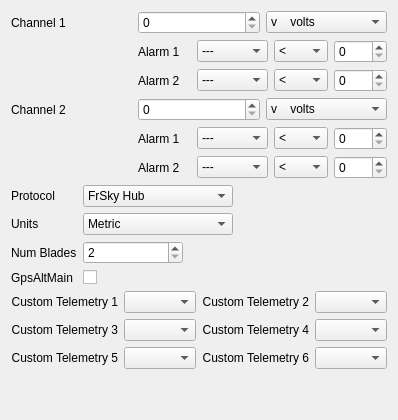
     <widget class="QWidget" name="tab">
      <attribute name="title">
       <string>FrSky</string>
      </attribute>
      <layout class="QVBoxLayout" name="verticalLayout">
       <item>
        <layout class="QGridLayout" name="gridLayout_22">
         <item row="0" column="0">
          <widget class="QLabel" name="label_104">
           <property name="text">
            <string>Channel 1</string>
           </property>
          </widget>
         </item>
         <item row="0" column="2">
          <widget class="QComboBox" name="frsky_type_0">
           <item>
            <property name="text">
             <string>v    volts</string>
            </property>
           </item>
           <item>
            <property name="text">
             <string>---  raw</string>
            </property>
           </item>
           <item>
            <property name="text">
             <string>V    volts x 2</string>
            </property>
           </item>
           <item>
            <property name="text">
             <string>A    Amps</string>
            </property>
           </item>
          </widget>
         </item>
         <item row="1" column="1" colspan="2">
          <layout class="QGridLayout" name="gridLayout_21">
           <item row="0" column="0">
            <widget class="QLabel" name="label_105">
             <property name="text">
              <string>Alarm 1</string>
             </property>
            </widget>
           </item>
           <item row="0" column="1">
            <widget class="QComboBox" name="frsky_level_0_0">
             <item>
              <property name="text">
               <string>---</string>
              </property>
             </item>
             <item>
              <property name="text">
               <string>Yellow</string>
              </property>
             </item>
             <item>
              <property name="text">
               <string>Orange</string>
              </property>
             </item>
             <item>
              <property name="text">
               <string>Red</string>
              </property>
             </item>
            </widget>
           </item>
           <item row="0" column="2">
            <widget class="QComboBox" name="frsky_gr_0_0">
             <item>
              <property name="text">
               <string>&lt;</string>
              </property>
             </item>
             <item>
              <property name="text">
               <string>&gt;</string>
              </property>
             </item>
            </widget>
           </item>
           <item row="1" column="0">
            <widget class="QLabel" name="label_109">
             <property name="text">
              <string>Alarm 2</string>
             </property>
            </widget>
           </item>
           <item row="1" column="1">
            <widget class="QComboBox" name="frsky_level_0_1">
             <item>
              <property name="text">
               <string>---</string>
              </property>
             </item>
             <item>
              <property name="text">
               <string>Yellow</string>
              </property>
             </item>
             <item>
              <property name="text">
               <string>Orange</string>
              </property>
             </item>
             <item>
              <property name="text">
               <string>Red</string>
              </property>
             </item>
            </widget>
           </item>
           <item row="1" column="2">
            <widget class="QComboBox" name="frsky_gr_0_1">
             <item>
              <property name="text">
               <string>&lt;</string>
              </property>
             </item>
             <item>
              <property name="text">
               <string>&gt;</string>
              </property>
             </item>
            </widget>
           </item>
           <item row="1" column="3">
            <widget class="QSpinBox" name="frsky_val_0_1">
             <property name="maximum">
              <number>255</number>
             </property>
            </widget>
           </item>
           <item row="0" column="3">
            <widget class="QSpinBox" name="frsky_val_0_0">
             <property name="maximum">
              <number>255</number>
             </property>
            </widget>
           </item>
          </layout>
         </item>
         <item row="0" column="1">
          <widget class="QSpinBox" name="frsky_ratio_0">
           <property name="maximum">
            <number>255</number>
           </property>
          </widget>
         </item>
        </layout>
       </item>
       <item>
        <layout class="QGridLayout" name="gridLayout_23">
         <item row="0" column="0">
          <widget class="QLabel" name="label_110">
           <property name="text">
            <string>Channel 2</string>
           </property>
          </widget>
         </item>
         <item row="0" column="2">
          <widget class="QComboBox" name="frsky_type_1">
           <item>
            <property name="text">
             <string>v    volts</string>
            </property>
           </item>
           <item>
            <property name="text">
             <string>---   raw</string>
            </property>
           </item>
           <item>
            <property name="text">
             <string>V     volts x 2</string>
            </property>
           </item>
           <item>
            <property name="text">
             <string>A     Amps</string>
            </property>
           </item>
          </widget>
         </item>
         <item row="1" column="1" colspan="2">
          <layout class="QGridLayout" name="gridLayout_24">
           <item row="0" column="0">
            <widget class="QLabel" name="label_111">
             <property name="text">
              <string>Alarm 1</string>
             </property>
            </widget>
           </item>
           <item row="0" column="1">
            <widget class="QComboBox" name="frsky_level_1_0">
             <item>
              <property name="text">
               <string>---</string>
              </property>
             </item>
             <item>
              <property name="text">
               <string>Yellow</string>
              </property>
             </item>
             <item>
              <property name="text">
               <string>Orange</string>
              </property>
             </item>
             <item>
              <property name="text">
               <string>Red</string>
              </property>
             </item>
            </widget>
           </item>
           <item row="0" column="2">
            <widget class="QComboBox" name="frsky_gr_1_0">
             <item>
              <property name="text">
               <string>&lt;</string>
              </property>
             </item>
             <item>
              <property name="text">
               <string>&gt;</string>
              </property>
             </item>
            </widget>
           </item>
           <item row="1" column="0">
            <widget class="QLabel" name="label_112">
             <property name="text">
              <string>Alarm 2</string>
             </property>
            </widget>
           </item>
           <item row="1" column="1">
            <widget class="QComboBox" name="frsky_level_1_1">
             <item>
              <property name="text">
               <string>---</string>
              </property>
             </item>
             <item>
              <property name="text">
               <string>Yellow</string>
              </property>
             </item>
             <item>
              <property name="text">
               <string>Orange</string>
              </property>
             </item>
             <item>
              <property name="text">
               <string>Red</string>
              </property>
             </item>
            </widget>
           </item>
           <item row="1" column="2">
            <widget class="QComboBox" name="frsky_gr_1_1">
             <item>
              <property name="text">
               <string>&lt;</string>
              </property>
             </item>
             <item>
              <property name="text">
               <string>&gt;</string>
              </property>
             </item>
            </widget>
           </item>
           <item row="1" column="3">
            <widget class="QSpinBox" name="frsky_val_1_1">
             <property name="maximum">
              <number>255</number>
             </property>
            </widget>
           </item>
           <item row="0" column="3">
            <widget class="QSpinBox" name="frsky_val_1_0">
             <property name="maximum">
              <number>255</number>
             </property>
            </widget>
           </item>
          </layout>
         </item>
         <item row="0" column="1">
          <widget class="QSpinBox" name="frsky_ratio_1">
           <property name="maximum">
            <number>255</number>
           </property>
          </widget>
         </item>
        </layout>
       </item>
       <item>
        <layout class="QFormLayout" name="formLayout_3">
         <property name="verticalSpacing">
          <number>6</number>
         </property>
         <item row="0" column="0">
          <widget class="QLabel" name="label_122">
           <property name="maximumSize">
            <size>
             <width>100</width>
             <height>16777215</height>
            </size>
           </property>
           <property name="text">
            <string>Protocol</string>
           </property>
          </widget>
         </item>
         <item row="0" column="1">
          <widget class="QComboBox" name="HubComboBox">
           <property name="maximumSize">
            <size>
             <width>150</width>
             <height>16777215</height>
            </size>
           </property>
           <property name="maxVisibleItems">
            <number>2</number>
           </property>
           <item>
            <property name="text">
             <string>FrSky Hub</string>
            </property>
           </item>
           <item>
            <property name="text">
             <string>WingShadow How High</string>
            </property>
           </item>
          </widget>
         </item>
         <item row="1" column="0">
          <widget class="QLabel" name="label_123">
           <property name="maximumSize">
            <size>
             <width>100</width>
             <height>16777215</height>
            </size>
           </property>
           <property name="text">
            <string>Units</string>
           </property>
          </widget>
         </item>
         <item row="1" column="1">
          <widget class="QComboBox" name="UnitsComboBox">
           <property name="maximumSize">
            <size>
             <width>150</width>
             <height>16777215</height>
            </size>
           </property>
           <property name="maxVisibleItems">
            <number>2</number>
           </property>
           <item>
            <property name="text">
             <string>Metric</string>
            </property>
           </item>
           <item>
            <property name="text">
             <string>Imperial</string>
            </property>
           </item>
          </widget>
         </item>
         <item row="2" column="0">
          <widget class="QLabel" name="label_124">
           <property name="maximumSize">
            <size>
             <width>100</width>
             <height>16777215</height>
            </size>
           </property>
           <property name="text">
            <string>Num Blades</string>
           </property>
          </widget>
         </item>
         <item row="2" column="1">
          <widget class="QSpinBox" name="BladesSpinBox">
           <property name="maximumSize">
            <size>
             <width>100</width>
             <height>16777215</height>
            </size>
           </property>
           <property name="minimum">
            <number>2</number>
           </property>
           <property name="maximum">
            <number>4</number>
           </property>
          </widget>
         </item>
         <item row="3" column="0">
          <widget class="QLabel" name="label_125">
           <property name="maximumSize">
            <size>
             <width>100</width>
             <height>16777215</height>
            </size>
           </property>
           <property name="text">
            <string>GpsAltMain</string>
           </property>
          </widget>
         </item>
         <item row="3" column="1">
          <widget class="QCheckBox" name="GpsAltMain">
           <property name="maximumSize">
            <size>
             <width>50</width>
             <height>16777215</height>
            </size>
           </property>
           <property name="layoutDirection">
            <enum>Qt::LeftToRight</enum>
           </property>
           <property name="text">
            <string/>
           </property>
          </widget>
         </item>
        </layout>
       </item>
       <item>
        <layout class="QGridLayout" name="gridLayout_25" columnstretch="0,0,0,0">
         <item row="0" column="0">
          <widget class="QLabel" name="label_86">
           <property name="text">
            <string>Custom Telemetry 1</string>
           </property>
           <property name="alignment">
            <set>Qt::AlignRight|Qt::AlignTrailing|Qt::AlignVCenter</set>
           </property>
          </widget>
         </item>
         <item row="2" column="0">
          <widget class="QLabel" name="label_88">
           <property name="text">
            <string>Custom Telemetry 3</string>
           </property>
           <property name="alignment">
            <set>Qt::AlignRight|Qt::AlignTrailing|Qt::AlignVCenter</set>
           </property>
          </widget>
         </item>
         <item row="4" column="0">
          <widget class="QLabel" name="label_89">
           <property name="text">
            <string>Custom Telemetry 5</string>
           </property>
           <property name="alignment">
            <set>Qt::AlignRight|Qt::AlignTrailing|Qt::AlignVCenter</set>
           </property>
          </widget>
         </item>
         <item row="0" column="2">
          <widget class="QLabel" name="label_87">
           <property name="text">
            <string>Custom Telemetry 2</string>
           </property>
           <property name="alignment">
            <set>Qt::AlignRight|Qt::AlignTrailing|Qt::AlignVCenter</set>
           </property>
          </widget>
         </item>
         <item row="2" column="2">
          <widget class="QLabel" name="label_90">
           <property name="text">
            <string>Custom Telemetry 4</string>
           </property>
           <property name="alignment">
            <set>Qt::AlignRight|Qt::AlignTrailing|Qt::AlignVCenter</set>
           </property>
          </widget>
         </item>
         <item row="4" column="2">
          <widget class="QLabel" name="label_91">
           <property name="text">
            <string>Custom Telemetry 6</string>
           </property>
           <property name="alignment">
            <set>Qt::AlignRight|Qt::AlignTrailing|Qt::AlignVCenter</set>
           </property>
          </widget>
         </item>
         <item row="0" column="1">
          <widget class="QComboBox" name="Ct1"/>
         </item>
         <item row="0" column="3">
          <widget class="QComboBox" name="Ct2"/>
         </item>
         <item row="2" column="1">
          <widget class="QComboBox" name="Ct3"/>
         </item>
         <item row="2" column="3">
          <widget class="QComboBox" name="Ct4"/>
         </item>
         <item row="4" column="1">
          <widget class="QComboBox" name="Ct5"/>
         </item>
         <item row="4" column="3">
          <widget class="QComboBox" name="Ct6"/>
         </item>
        </layout>
       </item>
       <item>
        <spacer name="verticalSpacer_2">
         <property name="orientation">
          <enum>Qt::Vertical</enum>
         </property>
         <property name="sizeHint" stdset="0">
          <size>
           <width>20</width>
           <height>40</height>
          </size>
         </property>
        </spacer>
       </item>
      </layout>
     </widget>
